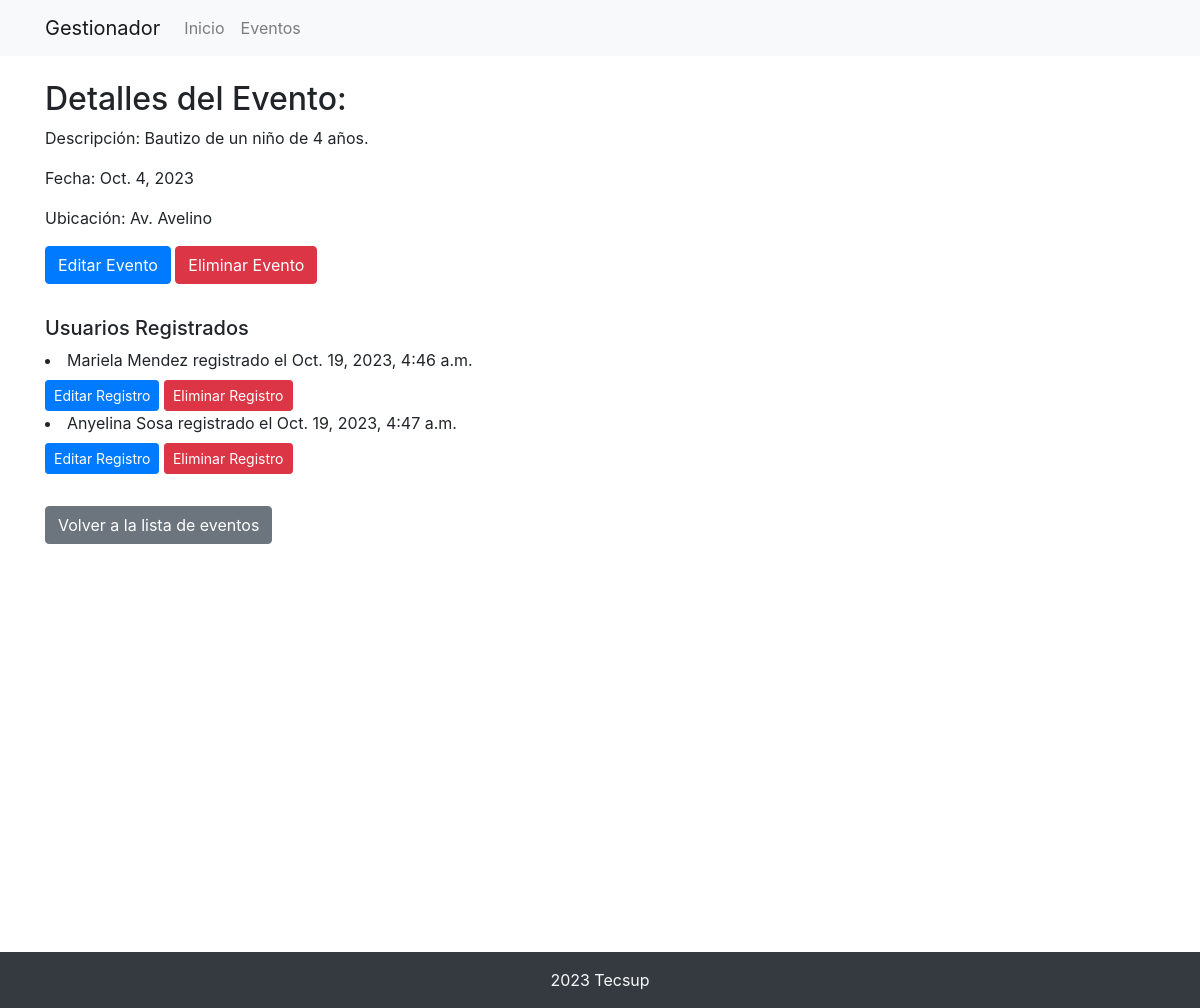
/eventos/eventos/4/, run on the app's committed database.
### eventos/models.py (models this page shows, shortened)
class Evento(models.Model):
    titulo = models.CharField(max_length=100)
    descripcion = models.TextField(max_length=200, default='descp default')
    fecha = models.DateField()
    ubicacion = models.CharField(max_length=200)
    usuario = models.ForeignKey(Usuario, on_delete=models.CASCADE, default=None)

class RegistroEvento(models.Model):
    usuario = models.ForeignKey(Usuario, on_delete=models.CASCADE)
    evento = models.ForeignKey(Evento, on_delete=models.CASCADE)
    fecha_registro = models.DateTimeField(auto_now_add=True)

class Usuario(models.Model):
    nombre = models.CharField(max_length=100)
    edad = models.IntegerField()
    correo = models.EmailField()
    direccion = models.CharField(max_length=200)

### eventos/views.py (the view)
# urls.py: path('eventos/<int:evento_id>/', views.detalle_evento, name='detalle_evento'),
def detalle_evento(request, evento_id):
    evento = Evento.objects.get(pk=evento_id)
    registros = RegistroEvento.objects.filter(evento=evento)
    return render(request, 'eventos/detalle_evento.html', {'evento': evento, 'registros': registros})

### eventos/templates/eventos/detalle_evento.html
{% extends "eventos/base.html" %}
{% block content %}
  <h2>Detalles del Evento: {{ evento.nombre }}</h2>
  <p>Descripción: {{ evento.descripcion }}</p>
  <p>Fecha: {{ evento.fecha }}</p>
  <p>Ubicación: {{ evento.ubicacion }}</p>
  <a href="{% url 'editar_evento' evento.id %}" class="btn btn-primary">Editar Evento</a>
  <a href="{% url 'eliminar_evento' evento.id %}" class="btn btn-danger">Eliminar Evento</a>
  <h5 style="margin-top: 2rem;">Usuarios Registrados</h5>
    {% for registro in registros %}
      <li>{{ registro.usuario.nombre }} registrado el {{ registro.fecha_registro }}</li>
      <a href="{% url 'editar_registro_evento' registro.id %}" class="btn btn-sm btn-primary" style="margin-top: 0.5rem;">Editar Registro</a>
      <a href="{% url 'eliminar_registro_evento' registro.id %}" class="btn btn-sm btn-danger" style="margin-top: 0.5rem;">Eliminar Registro</a>
    {% endfor %}
  <div style="margin-top: 2rem;">
    <a href="{% url 'lista_eventos' %}" class="btn btn-secondary">Volver a la lista de eventos</a>
  </div>
{% endblock %}

### data on the page
Evento: descripcion "Bautizo de un niño de 4 años.", fecha "Oct. 4, 2023", ubicacion "Av. Avelino"
RegistroEvento: usuario.nombre "Mariela Mendez", fecha_registro "Oct. 19, 2023, 4:46 a.m."
RegistroEvento: usuario.nombre "Anyelina Sosa", fecha_registro "Oct. 19, 2023, 4:47 a.m."
